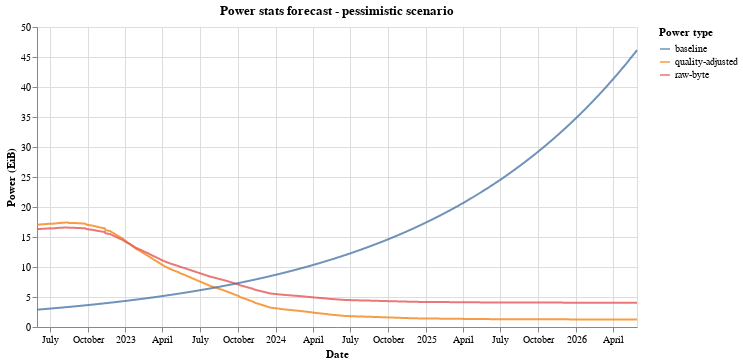

Notebook cell for this chart:
### Markdown cell above
#### Plot results

### Code cell
source = df[["date", "total_power", "power_type"]]
source["total_power"] = source["total_power"]/1024.0
source = pd.concat([source, baseline_df])

alt.Chart(source).mark_line(opacity=0.8).encode(
    x=alt.X('date:T', title="Date"),
    y=alt.Y('total_power:Q', title="Power (EiB)"),
    color=alt.Color('power_type:N', legend=alt.Legend(title="Power type"))
).properties(
    width=600, height=300, title="Power stats forecast - pessimistic scenario"
)

### Figure 1 — Vega-Lite specification as saved in the notebook (floating-point values rounded to 4 significant figures; data arrays with more than 128 entries replaced by an {"elided": "..."} marker saying what was removed)
{"$schema": "https://vega.github.io/schema/vega-lite/v4.17.0.json", "config": {"view": {"continuousHeight": 300, "continuousWidth": 400}}, "data": {"name": "data-43fd5daab110906da1934726c7e63cab"}, "datasets": {"data-43fd5daab110906da1934726c7e63cab": {"elided": "4380 records"}}, "encoding": {"color": {"field": "power_type", "legend": {"title": "Power type"}, "type": "nominal"}, "x": {"field": "date", "title": "Date", "type": "temporal"}, "y": {"field": "total_power", "title": "Power (EiB)", "type": "quantitative"}}, "height": 300, "mark": {"opacity": 0.8, "type": "line"}, "title": "Power stats forecast - pessimistic scenario", "width": 600}
